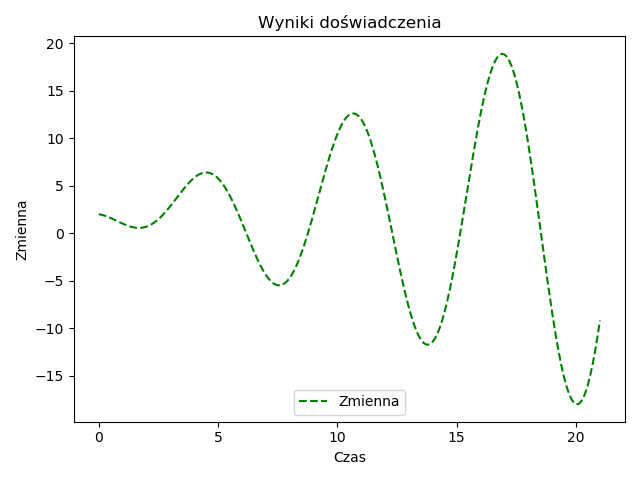

The Python source for this figure:
import matplotlib.pyplot as plt
import pandas as pd

dane = pd.read_csv("dosw30.csv")

plt.plot(dane["Czas"], dane["Zmienna"], color="green", label="Zmienna", linestyle="dashed")
plt.legend(loc=8)
plt.ylabel("Zmienna")
plt.xlabel("Czas")
plt.title("Wyniki doświadczenia")
plt.savefig("wykres4.pdf")
plt.show()
